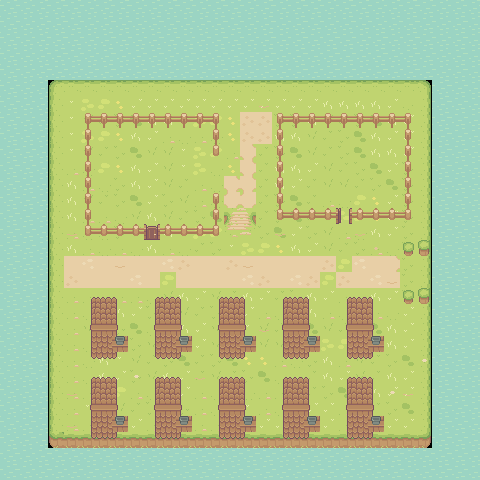

A 2D game scene composited from a Tiled map and its tileset images. What follows is a short description and the map's XML, with every tile layer's data as written:
An orthogonal 30x30 tile map with 16x16 px tiles, 2 tile layers (Tile Layer 1, Tile Layer 2).

<map version="1.10" tiledversion="1.11.0" orientation="orthogonal" renderorder="right-down" width="30" height="30" tilewidth="16" tileheight="16" infinite="0" nextlayerid="3" nextobjectid="1">
 <tileset firstgid="1" source="farm_tileset.tsx" />
 <layer id="1" name="Tile Layer 1" width="30" height="30">
  <data encoding="csv">
22,23,24,24,22,23,24,24,23,24,24,22,23,24,22,23,24,23,24,22,23,21,22,23,24,21,22,23,24,24,
22,23,24,24,22,23,24,22,23,24,22,23,24,21,22,23,24,23,24,22,23,21,22,23,24,21,22,23,24,23,
22,23,24,24,22,23,24,22,23,24,22,23,24,21,22,23,24,23,24,22,21,22,23,24,23,21,22,23,24,23,
22,23,24,21,22,23,24,23,24,24,23,24,23,21,22,23,24,23,24,22,21,22,23,24,23,21,22,23,24,23,
22,23,24,22,23,24,24,23,24,24,23,24,23,21,22,23,24,23,24,22,21,22,23,24,22,21,22,23,24,23,
22,23,24,1,2,2,2,2,2,2,2,2,2,2,2,2,2,2,2,2,2,2,2,2,2,2,3,24,22,23,
22,23,24,30,145,146,147,148,144,144,144,144,144,144,144,144,144,144,144,144,143,143,143,143,144,31,32,24,22,23,
22,23,24,30,145,125,126,127,128,143,143,145,146,147,148,144,126,127,127,143,125,126,127,128,143,144,32,24,22,23,
22,23,24,30,145,146,147,148,143,144,114,115,114,115,148,143,143,143,143,125,126,127,128,143,144,144,32,24,22,23,
21,22,23,30,145,125,126,127,128,125,125,145,146,147,114,125,126,127,128,125,126,127,128,143,143,144,32,21,22,23,
21,22,23,30,114,115,147,148,143,144,125,145,146,147,148,125,126,143,143,144,125,126,127,128,144,127,32,21,22,23,
21,22,23,30,143,114,115,127,143,144,125,126,114,115,114,115,126,143,144,126,125,125,126,127,128,127,32,21,22,23,
21,22,23,30,143,125,126,127,128,144,127,125,114,115,147,125,126,127,128,126,114,115,147,148,144,127,32,21,22,23,
21,22,23,30,143,114,114,115,125,143,125,126,127,128,146,125,126,127,128,126,145,146,147,148,144,127,32,21,22,23,
21,22,23,30,114,115,115,127,125,143,143,145,146,147,125,126,127,128,144,127,125,114,115,143,144,127,32,21,22,23,
21,22,23,30,143,114,115,114,115,143,114,115,126,127,145,146,147,148,143,144,125,126,127,114,115,127,32,21,22,23,
21,22,23,30,143,145,146,147,148,114,115,144,126,127,126,143,144,126,143,125,126,127,128,143,144,127,32,21,22,23,
21,22,23,30,143,114,115,125,114,115,115,143,144,127,126,143,144,126,127,125,126,127,128,143,144,127,32,21,22,23,
21,22,23,30,114,114,114,114,114,115,125,143,144,125,126,143,144,126,127,143,144,114,115,143,144,127,32,21,22,23,
21,22,23,30,114,115,126,143,144,127,125,125,126,127,128,144,114,115,127,143,114,115,126,114,115,144,32,21,22,23,
21,22,23,30,114,125,126,127,128,115,126,143,144,125,143,145,125,126,127,128,125,126,127,128,143,144,32,21,22,23,
22,21,22,30,114,115,114,115,127,125,126,143,144,125,143,144,125,125,114,145,146,147,114,115,143,144,32,21,22,23,
22,21,22,30,114,115,143,145,125,126,127,128,126,127,128,148,148,114,115,127,143,114,125,126,127,128,32,21,22,23,
22,21,22,30,114,115,143,144,127,125,143,144,126,125,126,127,128,115,115,126,143,144,125,126,143,144,32,21,22,23,
22,21,22,30,114,114,115,147,114,115,144,144,114,115,114,115,115,114,125,126,127,128,125,143,144,144,32,21,22,23,
22,21,22,30,114,145,146,125,126,127,128,127,114,115,115,145,114,115,148,144,144,114,125,126,127,128,32,21,22,23,
22,21,22,30,114,114,115,143,144,114,115,115,114,114,115,143,144,144,144,144,144,114,115,143,144,144,32,21,22,23,
22,21,22,86,56,56,56,56,56,56,56,56,56,56,56,56,56,56,56,56,56,56,56,56,56,56,57,21,22,23,
21,22,21,22,23,21,22,23,24,24,21,21,22,23,24,21,22,23,24,22,23,24,24,21,22,23,21,21,22,23,
21,22,21,22,21,21,21,22,23,24,21,21,22,23,24,21,22,23,24,22,23,24,24,21,22,23,21,21,22,23
</data>
 </layer>
 <layer id="2" name="Tile Layer 2" width="30" height="30">
  <data encoding="csv">
0,0,0,0,0,0,0,0,0,0,0,0,0,0,0,0,0,0,0,0,0,0,0,0,0,0,0,0,0,0,
0,0,0,0,0,0,0,0,0,0,0,0,0,0,0,0,0,0,0,0,0,0,0,0,0,0,0,0,0,0,
0,0,0,0,0,0,0,0,0,0,0,0,0,0,0,0,0,0,0,0,0,0,0,0,0,0,0,0,0,0,
0,0,0,0,0,0,0,0,0,0,0,0,0,0,0,0,0,0,0,0,0,0,0,0,0,0,0,0,0,0,
0,0,0,0,0,0,0,0,0,0,0,0,0,0,0,0,0,0,0,0,0,0,0,0,0,0,0,0,0,0,
0,0,0,0,0,0,0,0,0,0,0,0,0,0,0,0,0,0,0,0,0,0,0,0,0,0,0,0,0,0,
0,0,0,0,0,0,0,0,0,0,0,0,0,0,0,0,119,0,0,0,0,0,0,0,0,0,0,0,0,0,
0,0,0,0,0,26,27,27,27,27,27,27,27,28,0,134,134,26,27,27,27,27,27,27,27,28,0,0,0,0,
0,0,0,0,0,50,0,0,0,0,0,0,0,50,0,134,134,50,0,0,0,0,0,0,0,50,0,0,0,0,
0,0,0,0,0,50,0,0,0,0,0,0,0,77,0,103,0,50,0,0,0,0,0,0,0,50,0,0,0,0,
0,0,0,0,0,50,0,0,0,0,0,0,0,115,0,103,0,50,0,0,0,0,0,0,0,50,0,0,0,0,
0,0,0,0,0,50,0,0,0,0,0,0,0,115,103,103,0,50,0,0,0,0,0,0,0,50,0,0,0,0,
0,0,0,0,0,50,0,0,0,0,0,0,0,25,102,102,0,50,0,0,0,0,0,0,0,50,0,0,0,0,
0,0,0,0,0,50,0,0,0,0,0,0,0,50,131,132,0,78,79,79,79,81,79,79,79,80,0,0,0,0,
0,0,0,0,119,78,79,79,79,54,79,79,79,80,151,152,0,119,0,0,0,0,119,0,0,0,0,0,0,0,
0,0,0,0,0,0,0,0,0,0,0,0,0,0,0,0,0,0,0,0,0,0,0,117,0,149,150,0,0,0,
0,0,0,0,133,135,133,153,133,133,135,134,133,133,134,153,133,133,133,133,134,147,135,133,121,0,0,0,0,0,
0,0,0,0,134,133,133,133,135,133,147,133,133,133,133,135,134,133,135,134,147,134,133,135,153,0,0,0,0,0,
0,0,0,0,0,225,226,227,0,225,226,227,0,225,226,227,0,225,226,227,0,225,226,227,0,149,150,0,0,0,
0,0,0,0,0,241,242,243,0,241,242,243,0,241,242,243,0,241,242,243,0,241,242,243,0,0,0,0,0,0,
0,0,0,0,0,257,258,259,0,257,258,259,0,257,258,259,119,257,258,259,0,257,258,259,0,0,0,0,0,0,
0,0,0,0,0,273,274,230,0,273,274,230,0,273,274,230,0,273,274,230,0,273,274,230,0,0,0,0,0,0,
0,0,0,0,0,289,290,291,0,289,290,291,0,289,290,291,0,289,290,291,0,289,290,291,0,0,116,0,0,0,
0,0,0,0,114,225,226,227,116,225,226,227,119,225,226,227,0,225,226,227,0,225,226,227,0,0,0,0,0,0,
0,0,0,0,119,241,242,243,0,241,242,243,0,241,242,243,114,241,242,243,0,241,242,243,116,119,0,0,0,0,
0,0,0,0,0,257,258,259,0,257,258,259,0,257,258,259,0,257,258,259,0,257,258,259,0,0,0,0,0,0,
0,0,0,0,119,273,274,230,0,273,274,230,0,273,274,230,0,273,274,230,0,273,274,230,0,0,0,0,0,0,
0,0,0,0,0,289,290,291,0,289,290,291,0,289,290,291,0,289,290,291,0,289,290,291,0,0,0,0,0,0,
0,0,0,0,0,0,0,0,0,0,0,0,0,0,0,0,0,0,0,0,0,0,0,0,0,0,0,0,0,0,
0,0,0,0,0,0,0,0,0,0,0,0,0,0,0,0,0,0,0,0,0,0,0,0,0,0,0,0,0,0
</data>
 </layer>
</map>